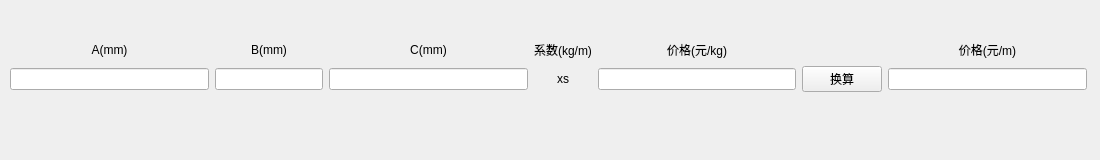
<?xml version="1.0" encoding="UTF-8"?>
<ui version="4.0">
 <class>Form</class>
 <widget class="QWidget" name="Form">
  <property name="geometry">
   <rect>
    <x>0</x>
    <y>0</y>
    <width>1100</width>
    <height>160</height>
   </rect>
  </property>
  <property name="windowTitle">
   <string>角钢</string>
  </property>
  <widget class="QWidget" name="layoutWidget">
   <property name="geometry">
    <rect>
     <x>10</x>
     <y>40</y>
     <width>1077</width>
     <height>52</height>
    </rect>
   </property>
   <layout class="QGridLayout" name="gridLayout">
    <item row="1" column="7">
     <widget class="QLineEdit" name="lineEdit_RES"/>
    </item>
    <item row="1" column="0">
     <widget class="QLineEdit" name="lineEdit_A">
      <property name="enabled">
       <bool>true</bool>
      </property>
     </widget>
    </item>
    <item row="0" column="3">
     <widget class="QLabel" name="label_C">
      <property name="text">
       <string>C(mm)</string>
      </property>
      <property name="alignment">
       <set>Qt::AlignCenter</set>
      </property>
     </widget>
    </item>
    <item row="1" column="1" colspan="2">
     <widget class="QLineEdit" name="lineEdit_B"/>
    </item>
    <item row="0" column="4">
     <widget class="QLabel" name="label_XS">
      <property name="text">
       <string>系数(kg/m)</string>
      </property>
      <property name="alignment">
       <set>Qt::AlignCenter</set>
      </property>
     </widget>
    </item>
    <item row="0" column="7">
     <widget class="QLabel" name="label_RES">
      <property name="text">
       <string>价格(元/m)</string>
      </property>
      <property name="alignment">
       <set>Qt::AlignCenter</set>
      </property>
     </widget>
    </item>
    <item row="1" column="3">
     <widget class="QLineEdit" name="lineEdit_C"/>
    </item>
    <item row="1" column="5">
     <widget class="QLineEdit" name="lineEdit_D"/>
    </item>
    <item row="0" column="1" colspan="2">
     <widget class="QLabel" name="label_B">
      <property name="text">
       <string>B(mm)</string>
      </property>
      <property name="alignment">
       <set>Qt::AlignCenter</set>
      </property>
     </widget>
    </item>
    <item row="1" column="4">
     <widget class="QLabel" name="label_XS_var">
      <property name="text">
       <string>xs</string>
      </property>
      <property name="alignment">
       <set>Qt::AlignCenter</set>
      </property>
     </widget>
    </item>
    <item row="1" column="6">
     <widget class="QPushButton" name="pushButton">
      <property name="text">
       <string>换算</string>
      </property>
     </widget>
    </item>
    <item row="0" column="0">
     <widget class="QLabel" name="label_A">
      <property name="text">
       <string>A(mm)</string>
      </property>
      <property name="alignment">
       <set>Qt::AlignCenter</set>
      </property>
     </widget>
    </item>
    <item row="0" column="5">
     <widget class="QLabel" name="label_D">
      <property name="text">
       <string>价格(元/kg)</string>
      </property>
      <property name="alignment">
       <set>Qt::AlignCenter</set>
      </property>
     </widget>
    </item>
   </layout>
  </widget>
 </widget>
 <resources/>
 <connections/>
</ui>
